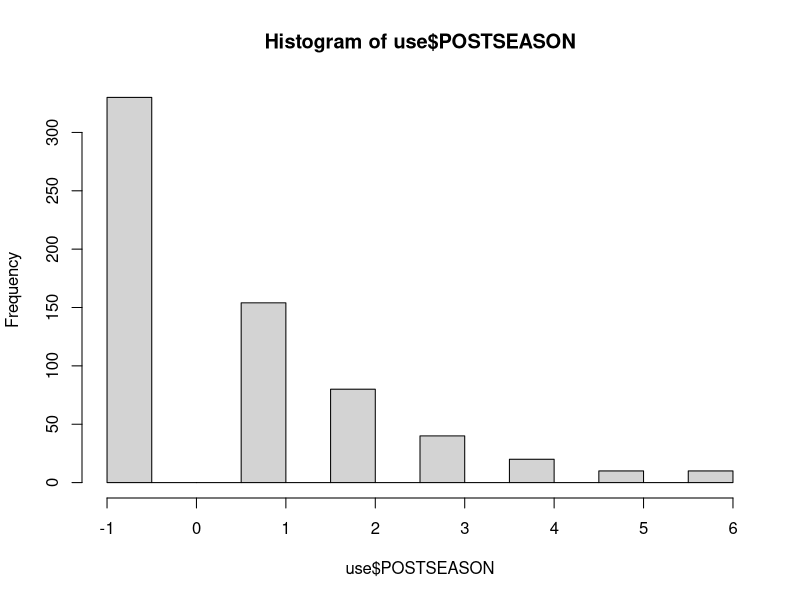

The R script that drew this image: (Note: this script raises an error after producing the figure.)
## copied from `twenty25.R` (3/17/26)

## toRvik has been depreciated - need to use `cbbdata`, but only really interested in bottom teams (current year) - run this once per year:

####library(cbbdata)
####cbbdata::cbd_login(username='John Kulas', password='Haskins94')
####write.csv(cbd_torvik_ratings(2026), "2026//2026.csv")  ## current year at bottom of file



#########################################################################
## data doesn't include tourney results which is why the below hack is being used
##
## ...also need to hand score previous years' results (currently identified as "25results.csv")

old <- read.csv("2023//2015_2022_scored.csv.csv")                     ## had tourney results
new <- read.csv("2023//2023 - 2023.csv.csv", na.strings=c("","NA"))   ## also tourney results
new24 <- read.csv("2025//2024.csv.csv", na.strings=c("","NA"))
names(new24)[3] <- "X.1" 
temp <- rbind(old,new,new24)  ## all old to here

## Hand-scored 2025 from "//2025//2025 - Sheet1.csv" (e.g., next year will need to isolate the 2026 tourney teams, "score" them for tourney performance, then add to this growing list)

new25 <- read.csv("2026//25results.csv", na.strings=c("","NA"))
new25$X.1 <- 1:364  ## others had "X.1" so need to match

temp2 <- rbind(temp,new25)

use <- na.omit(temp2)

names(use)[names(use) == "final"] <- "POSTSEASON"

use$POSTSEASON[use$POSTSEASON=="Champions"] <- 6     # Changing qualitative outcome to numeric (how many rounds won)
use$POSTSEASON[use$POSTSEASON=="2ND"]       <- 5     
use$POSTSEASON[use$POSTSEASON=="F4"]        <- 4 
use$POSTSEASON[use$POSTSEASON=="E8"]        <- 3
use$POSTSEASON[use$POSTSEASON=="S16"]       <- 2
use$POSTSEASON[use$POSTSEASON=="R32"]       <- 1
use$POSTSEASON[use$POSTSEASON=="R64"]       <- -1    ## change to -1 (2025)

use$POSTSEASON <- as.numeric(use$POSTSEASON)
hist(use$POSTSEASON)

######################
######################

library(caret)

control <- trainControl(method="cv", number=10,verboseIter = TRUE)
metric <- "RMSE"

use2 <- use[,-c(1,2,3,4,21)]  # index, conf, year
use3 <- use[,-c(1,2,21)] 

##########################################
##########################################
##########################################
##########################################

#set.seed(32)
fit.lm <- train(POSTSEASON ~ ., data=use2, method="lm", metric=metric, trControl=control, preProcess = "knnImpute")
#set.seed(56)
fit.wm <- train(POSTSEASON ~ ., data=use2, method="WM", metric=metric, trControl=control, preProcess = "knnImpute")
# fit.evtree <- train(POSTSEASON ~ ., data=use2, method="evtree", metric=metric, trControl=control)

# CART
#set.seed(90)
fit.cart <- train(POSTSEASON~., data=use2, method="rpart", metric=metric, trControl=control, preProcess = "knnImpute")
# kNN
#set.seed(12)
fit.knn <- train(POSTSEASON~., data=use2, method="knn", metric=metric, trControl=control, preProcess = "knnImpute")
# c) advanced algorithms
# SVM
#set.seed(48)
fit.svm <- train(POSTSEASON~., data=use2, method="svmRadial", metric=metric, trControl=control, preProcess = "knnImpute")
# Random Forest
#set.seed(87)
fit.rf <- train(POSTSEASON~., data=use2, method="rf", metric=metric, trControl=control, preProcess = "knnImpute")

#
# summarize accuracy of models
results <- resamples(list(cart=fit.cart, knn=fit.knn, svm=fit.svm, rf=fit.rf, lm=fit.lm, wm=fit.wm))
summary(results)
dotplot(results)


### accessing current year wonky

#lookie_use26 <- read.csv("2026//2026_team_results.csv")[,c(9,5,7,45,42)]


## thisyear <- read.csv("2026//2026.csv")[5961:6324,]  ## need to chop from bottom, but many vars missing (3/17/26)




intermediate <- na.omit(thisyear) ## problem because of so many missing vars
validate <- intermediate[,-c(1,2,3,20)]
predict <- intermediate[,2]
write.csv(predict, "2026//predictionfile.csv")

predictions <- predict(fit.svm, validate)   ## wm, rf, svm (I think)
write.csv(predictions, "2026//winner.csv")
